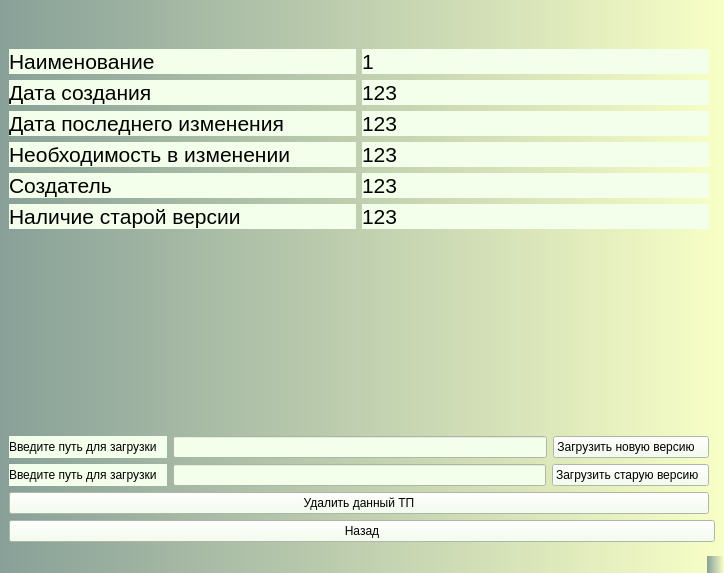
<?xml version="1.0" encoding="UTF-8"?>
<ui version="4.0">
 <class>MainWindow</class>
 <widget class="QMainWindow" name="MainWindow">
  <property name="geometry">
   <rect>
    <x>0</x>
    <y>0</y>
    <width>724</width>
    <height>573</height>
   </rect>
  </property>
  <property name="windowTitle">
   <string>MainWindow</string>
  </property>
  <property name="styleSheet">
   <string notr="true">background:qlineargradient(spread:repeat, x1:0, y1:0, x2:1, y2:0, stop:0 rgba(83, 160, 81, 255), stop:1 rgba(255, 120, 161, 255))qlineargradient(spread:repeat, x1:0, y1:0, x2:1, y2:0, stop:0 rgba(136, 160, 152, 255), stop:1 rgba(248, 255, 198, 255))</string>
  </property>
  <widget class="QWidget" name="centralwidget">
   <layout class="QGridLayout" name="gridLayout">
    <item row="2" column="0">
     <layout class="QVBoxLayout" name="verticalLayout_3">
      <item>
       <spacer name="verticalSpacer">
        <property name="orientation">
         <enum>Qt::Vertical</enum>
        </property>
        <property name="sizeType">
         <enum>QSizePolicy::Minimum</enum>
        </property>
        <property name="sizeHint" stdset="0">
         <size>
          <width>20</width>
          <height>40</height>
         </size>
        </property>
       </spacer>
      </item>
      <item>
       <spacer name="verticalSpacer_3">
        <property name="orientation">
         <enum>Qt::Vertical</enum>
        </property>
        <property name="sizeType">
         <enum>QSizePolicy::Expanding</enum>
        </property>
        <property name="sizeHint" stdset="0">
         <size>
          <width>20</width>
          <height>13</height>
         </size>
        </property>
       </spacer>
      </item>
      <item>
       <layout class="QHBoxLayout" name="horizontalLayout">
        <item>
         <widget class="QLabel" name="label_6">
          <property name="styleSheet">
           <string notr="true">background:rgb(243, 255, 234);</string>
          </property>
          <property name="text">
           <string>Введите путь для загрузки   </string>
          </property>
         </widget>
        </item>
        <item>
         <widget class="QLineEdit" name="lineEditPathNewTP">
          <property name="styleSheet">
           <string notr="true">background:rgb(243, 255, 234);</string>
          </property>
         </widget>
        </item>
        <item>
         <widget class="QPushButton" name="pushButtonDownloadNew">
          <property name="minimumSize">
           <size>
            <width>150</width>
            <height>20</height>
           </size>
          </property>
          <property name="styleSheet">
           <string notr="true">background:rgb(243, 255, 234);</string>
          </property>
          <property name="text">
           <string>Загрузить новую версию   </string>
          </property>
         </widget>
        </item>
       </layout>
      </item>
      <item>
       <layout class="QHBoxLayout" name="horizontalLayout_2">
        <item>
         <widget class="QLabel" name="label_7">
          <property name="styleSheet">
           <string notr="true">background:rgb(243, 255, 234);</string>
          </property>
          <property name="text">
           <string>Введите путь для загрузки   </string>
          </property>
         </widget>
        </item>
        <item>
         <widget class="QLineEdit" name="lineEditPathOldTP">
          <property name="styleSheet">
           <string notr="true">background:rgb(243, 255, 234);</string>
          </property>
         </widget>
        </item>
        <item>
         <widget class="QPushButton" name="pushButtonDownloadOld">
          <property name="minimumSize">
           <size>
            <width>150</width>
            <height>20</height>
           </size>
          </property>
          <property name="styleSheet">
           <string notr="true">background:rgb(243, 255, 234);</string>
          </property>
          <property name="text">
           <string>Загрузить старую версию  </string>
          </property>
         </widget>
        </item>
       </layout>
      </item>
     </layout>
    </item>
    <item row="4" column="0" colspan="2">
     <widget class="QPushButton" name="pushButton">
      <property name="styleSheet">
       <string notr="true">background:rgb(243, 255, 234);</string>
      </property>
      <property name="text">
       <string>Назад</string>
      </property>
     </widget>
    </item>
    <item row="1" column="0">
     <layout class="QHBoxLayout" name="horizontalLayout_3">
      <item>
       <layout class="QVBoxLayout" name="verticalLayout_2">
        <item>
         <widget class="QLabel" name="label_4">
          <property name="styleSheet">
           <string notr="true">background:rgb(243, 255, 234);</string>
          </property>
          <property name="text">
           <string>&lt;html&gt;&lt;head/&gt;&lt;body&gt;&lt;p&gt;&lt;span style=&quot; font-size:16pt;&quot;&gt;Наименование&lt;/span&gt;&lt;/p&gt;&lt;/body&gt;&lt;/html&gt;</string>
          </property>
         </widget>
        </item>
        <item>
         <widget class="QLabel" name="labelCreationDate_Name">
          <property name="styleSheet">
           <string notr="true">background:rgb(243, 255, 234);</string>
          </property>
          <property name="text">
           <string>&lt;html&gt;&lt;head/&gt;&lt;body&gt;&lt;p&gt;&lt;span style=&quot; font-size:16pt;&quot;&gt;Дата создания&lt;/span&gt;&lt;/p&gt;&lt;/body&gt;&lt;/html&gt;</string>
          </property>
         </widget>
        </item>
        <item>
         <widget class="QLabel" name="labelLastModified_2">
          <property name="styleSheet">
           <string notr="true">background:rgb(243, 255, 234);</string>
          </property>
          <property name="text">
           <string>&lt;html&gt;&lt;head/&gt;&lt;body&gt;&lt;p&gt;&lt;span style=&quot; font-size:16pt;&quot;&gt;Дата последнего изменения&lt;/span&gt;&lt;/p&gt;&lt;/body&gt;&lt;/html&gt;</string>
          </property>
         </widget>
        </item>
        <item>
         <widget class="QLabel" name="LabelNeedForChange_2">
          <property name="styleSheet">
           <string notr="true">background:rgb(243, 255, 234);</string>
          </property>
          <property name="text">
           <string>&lt;html&gt;&lt;head/&gt;&lt;body&gt;&lt;p&gt;&lt;span style=&quot; font-size:16pt;&quot;&gt;Необходимость в изменении&lt;/span&gt;&lt;/p&gt;&lt;/body&gt;&lt;/html&gt;</string>
          </property>
         </widget>
        </item>
        <item>
         <widget class="QLabel" name="labelCreator_2">
          <property name="styleSheet">
           <string notr="true">background:rgb(243, 255, 234);</string>
          </property>
          <property name="text">
           <string>&lt;html&gt;&lt;head/&gt;&lt;body&gt;&lt;p&gt;&lt;span style=&quot; font-size:16pt;&quot;&gt;Создатель&lt;/span&gt;&lt;/p&gt;&lt;/body&gt;&lt;/html&gt;</string>
          </property>
         </widget>
        </item>
        <item>
         <widget class="QLabel" name="LavelNewWersion_2">
          <property name="styleSheet">
           <string notr="true">background:rgb(243, 255, 234);</string>
          </property>
          <property name="text">
           <string>&lt;html&gt;&lt;head/&gt;&lt;body&gt;&lt;p&gt;&lt;span style=&quot; font-size:16pt;&quot;&gt;Наличие старой версии&lt;/span&gt;&lt;/p&gt;&lt;/body&gt;&lt;/html&gt;</string>
          </property>
         </widget>
        </item>
       </layout>
      </item>
      <item>
       <layout class="QVBoxLayout" name="verticalLayout">
        <item>
         <widget class="QLabel" name="labelName_2">
          <property name="styleSheet">
           <string notr="true">background:rgb(243, 255, 234);</string>
          </property>
          <property name="text">
           <string>&lt;html&gt;&lt;head/&gt;&lt;body&gt;&lt;p&gt;&lt;span style=&quot; font-size:16pt;&quot;&gt;1&lt;/span&gt;&lt;/p&gt;&lt;/body&gt;&lt;/html&gt;</string>
          </property>
         </widget>
        </item>
        <item>
         <widget class="QLabel" name="labelCreationDate">
          <property name="styleSheet">
           <string notr="true">background:rgb(243, 255, 234);</string>
          </property>
          <property name="text">
           <string>&lt;html&gt;&lt;head/&gt;&lt;body&gt;&lt;p&gt;&lt;span style=&quot; font-size:16pt;&quot;&gt;123&lt;/span&gt;&lt;/p&gt;&lt;/body&gt;&lt;/html&gt;</string>
          </property>
         </widget>
        </item>
        <item>
         <widget class="QLabel" name="labelLastModified">
          <property name="styleSheet">
           <string notr="true">background:rgb(243, 255, 234);</string>
          </property>
          <property name="text">
           <string>&lt;html&gt;&lt;head/&gt;&lt;body&gt;&lt;p&gt;&lt;span style=&quot; font-size:16pt;&quot;&gt;123&lt;/span&gt;&lt;/p&gt;&lt;/body&gt;&lt;/html&gt;</string>
          </property>
         </widget>
        </item>
        <item>
         <widget class="QLabel" name="LabelNeedForChange">
          <property name="styleSheet">
           <string notr="true">background:rgb(243, 255, 234);</string>
          </property>
          <property name="text">
           <string>&lt;html&gt;&lt;head/&gt;&lt;body&gt;&lt;p&gt;&lt;span style=&quot; font-size:16pt;&quot;&gt;123&lt;/span&gt;&lt;/p&gt;&lt;/body&gt;&lt;/html&gt;</string>
          </property>
         </widget>
        </item>
        <item>
         <widget class="QLabel" name="labelCreator">
          <property name="styleSheet">
           <string notr="true">background:rgb(243, 255, 234);</string>
          </property>
          <property name="text">
           <string>&lt;html&gt;&lt;head/&gt;&lt;body&gt;&lt;p&gt;&lt;span style=&quot; font-size:16pt;&quot;&gt;123&lt;/span&gt;&lt;/p&gt;&lt;/body&gt;&lt;/html&gt;</string>
          </property>
         </widget>
        </item>
        <item>
         <widget class="QLabel" name="LavelOldWersion">
          <property name="styleSheet">
           <string notr="true">background:rgb(243, 255, 234);</string>
          </property>
          <property name="text">
           <string>&lt;html&gt;&lt;head/&gt;&lt;body&gt;&lt;p&gt;&lt;span style=&quot; font-size:16pt;&quot;&gt;123&lt;/span&gt;&lt;/p&gt;&lt;/body&gt;&lt;/html&gt;</string>
          </property>
         </widget>
        </item>
       </layout>
      </item>
     </layout>
    </item>
    <item row="0" column="0">
     <spacer name="verticalSpacer_2">
      <property name="orientation">
       <enum>Qt::Vertical</enum>
      </property>
      <property name="sizeType">
       <enum>QSizePolicy::Fixed</enum>
      </property>
      <property name="sizeHint" stdset="0">
       <size>
        <width>20</width>
        <height>40</height>
       </size>
      </property>
     </spacer>
    </item>
    <item row="3" column="0">
     <widget class="QPushButton" name="pushButton_2">
      <property name="styleSheet">
       <string notr="true">background:rgb(243, 255, 234);</string>
      </property>
      <property name="text">
       <string>Удалить данный ТП</string>
      </property>
     </widget>
    </item>
   </layout>
  </widget>
  <widget class="QMenuBar" name="menubar">
   <property name="geometry">
    <rect>
     <x>0</x>
     <y>0</y>
     <width>724</width>
     <height>21</height>
    </rect>
   </property>
  </widget>
  <widget class="QStatusBar" name="statusbar"/>
 </widget>
 <resources/>
 <connections/>
</ui>
